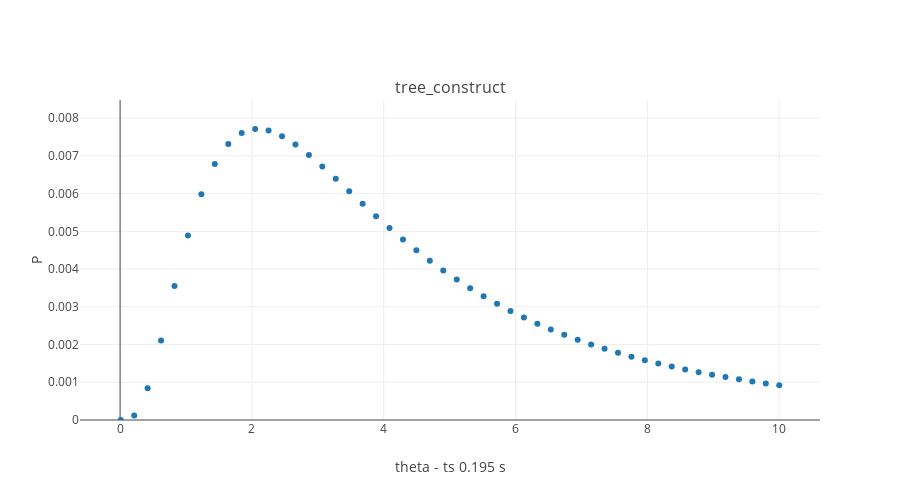

Notebook source saved alongside this figure:
### Code cell
func_names= ['tree_construct']
funcs= [
        Ascent_return    #Descent_return      # runUp_balance # tree_construct
       ]

range_theta= np.linspace(0.01,10,50)

plot_rec_InfSites(point_up,root_lib,funcs,func_names,range_theta,height= 500)

### Figure 1 — Plotly figure (JSON) as saved in the notebook; plotly's stock layout.template omitted (floating-point values rounded to 4 significant figures)
{"data": [{"mode": "markers", "name": "tree_construct", "type": "scatter", "uid": "44da8bba-d92e-4e1c-830c-3e954bb9352b", "x": [0.01, 0.2139, 0.4178, 0.6216, 0.8255, 1.029, 1.233, 1.437, 1.641, 1.845, 2.049, 2.253, 2.457, 2.66, 2.864, 3.068, 3.272, 3.476, 3.68, 3.884, 4.088, 4.291, 4.495, 4.699, 4.903, 5.107, 5.311, 5.515, 5.719, 5.922, 6.126, 6.33, 6.534, 6.738, 6.942, 7.146, 7.35, 7.553, 7.757, 7.961, 8.165, 8.369, 8.573, 8.777, 8.981, 9.184, 9.388, 9.592, 9.796, 10], "xaxis": "x", "y": [1.371e-09, 0.0001225, 0.0008425, 0.002107, 0.003551, 0.00489, 0.005982, 0.006784, 0.007312, 0.007606, 0.007711, 0.00767, 0.007523, 0.007299, 0.007025, 0.006717, 0.006392, 0.00606, 0.005729, 0.005403, 0.005088, 0.004785, 0.004497, 0.004223, 0.003964, 0.003721, 0.003493, 0.003279, 0.003078, 0.002891, 0.002716, 0.002553, 0.002401, 0.002259, 0.002126, 0.002003, 0.001887, 0.00178, 0.001679, 0.001585, 0.001498, 0.001415, 0.001339, 0.001267, 0.0012, 0.001137, 0.001078, 0.001022, 0.0009702, 0.0009214], "yaxis": "y"}], "layout": {"annotations": [{"font": {"size": 16}, "showarrow": false, "text": "tree_construct", "x": 0.5, "xanchor": "center", "xref": "paper", "y": 1, "yanchor": "bottom", "yref": "paper"}], "height": 500, "width": 900, "xaxis": {"anchor": "y", "domain": [0, 1], "title": "theta - ts 0.195 s"}, "yaxis": {"anchor": "x", "domain": [0, 1], "range": [0, 0.008482], "title": "P"}}}
